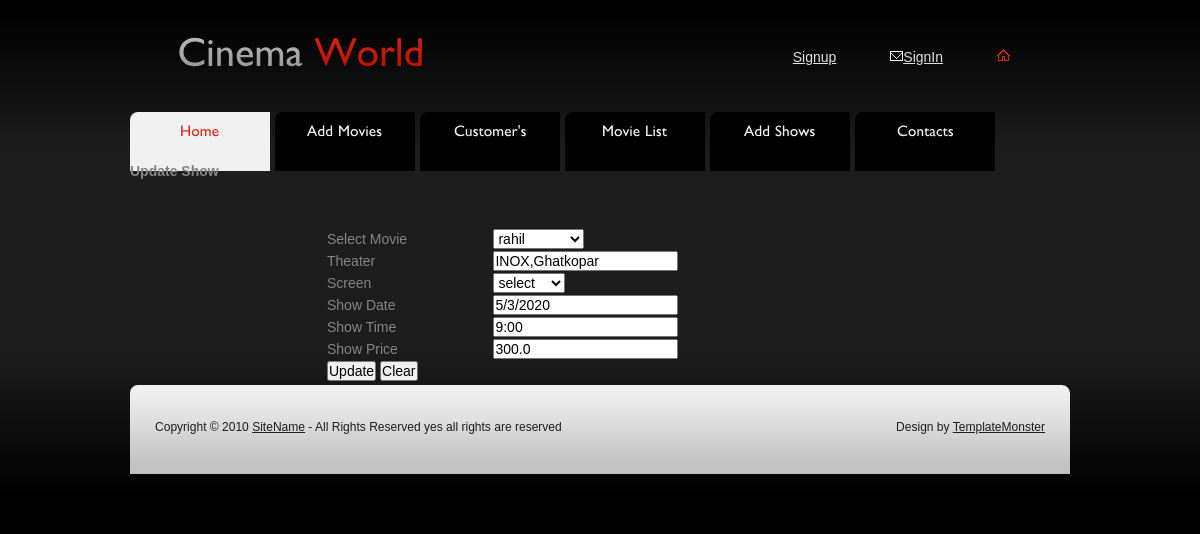
Page /UpdateShows3 on the committed database.
### Movieapp/models.py (models this page shows)
class Shows(models.Model):
    showId = models.AutoField(primary_key=True)
    movie = models.ForeignKey(Movie,on_delete=models.CASCADE)
    theater = models.CharField(max_length=100)
    screen = models.CharField(max_length=20)
    showDate = models.CharField(max_length=50)
    showTime = models.CharField(max_length=50)
    showPrice = models.FloatField(max_length=50)
    class Meta:
        db_table = 'shows_308'

### Movieapp/views.py (the view, shortened to what this page needs)
# urls.py: path('UpdateShows<int:showId>',views.UpdateShows),
def UpdateShows(request,showId):
    if request.method == 'GET':
        movielist = Movie.objects.all()
        show = Shows.objects.get(showId=showId)
        return render(request,'Movieapp/UpdateShows.html',{"movielist":movielist,'show':show})

### templates/Movieapp/UpdateShows.html (shortened to what this page needs)
 {% load static %}
{% include 'Movieapp/header.html' %}
<!DOCTYPE html>
<html>
	<head>
		<link type="text/css" rel="stylesheet" href="css/style.css"/>
	</head >
	<body style=>
				<div class="">
            <form action="UpdateShows{{show.showId}}" method="post" enctype="multipart/form-data">
		<fieldset>
		<br/><br/><br/>
			<legend><b>Update Show</b></legend>
			<table style=width:550px;margin:auto;cellpadding:10px>
				<tr>
					<td>
						<label>Select Movie</label>
					</td>
					<td>
					<select name = 'movie'>
					{% for movie in movielist %}
					<option value="{{movie.MovieId}}" {% if show.movie.MovieId == movie.MovieId %} Selected {% endif %}>{{movie.MovieName}}</option>
					 {% endfor %}
					</select>
					</td>
				</tr>
                <tr>
					<td>
						<label>Theater</label>
					</td>
					<td>
					<input type="text" name="theater" value="{{show.theater}}"><br>
					</td>
				</tr>
				<tr>
					<td>
						<label>Screen</label>
					</td>
					<td>
					<select name="screen">
					<option value="">select</option>
					</select>
					</td>
				</tr>
				<tr>
					<td>
						<label>Show Date</label>
					</td>
					<td>
					<input type="text" name='showDate'  value="{{show.showDate}}"><br>
					</td>
				</tr>
				<tr>
					<td>
						<label>Show Time</label>
					</td>
					<td>
					<input type="text" name='showTime' value="{{show.showTime}}"><br>
					</td>
				</tr>
				<tr>
					<td>
						<label>Show Price</label>
					</td>
					<td>
					<input type="text" name='showPrice' value="{{show.showPrice}}"><br>
					</td>
				</tr>
				<tr>
					<td colspan="2" align="left">
						<input type="Submit" value="Update"/>
						<input type="reset" value="Clear"/>
					</td>
				</tr>
			</table>
			</fieldset>
		</form>
					</div>
	{% include 'Movieapp/footer.html' %}
	</body>
	<br/><br/>
</html

### static/css/style.css (style rules this page uses)
* { margin:0; padding:0; }
html, body { min-width:940px; }
body { background:#000; font-family:Arial, Helvetica, sans-serif; font-size:100%; line-height:1em; color:#858585; }
input, textarea, select { font-family:Arial, Helvetica, sans-serif; font-size:1em; vertical-align:middle; font-weight:normal; }
fieldset { border:0; }

### rows in the picture
Shows: theater "INOX,Ghatkopar", showDate "5/3/2020", showTime "9:00", showPrice "300.0"

### other values in the picture
form field movie "rahil"
